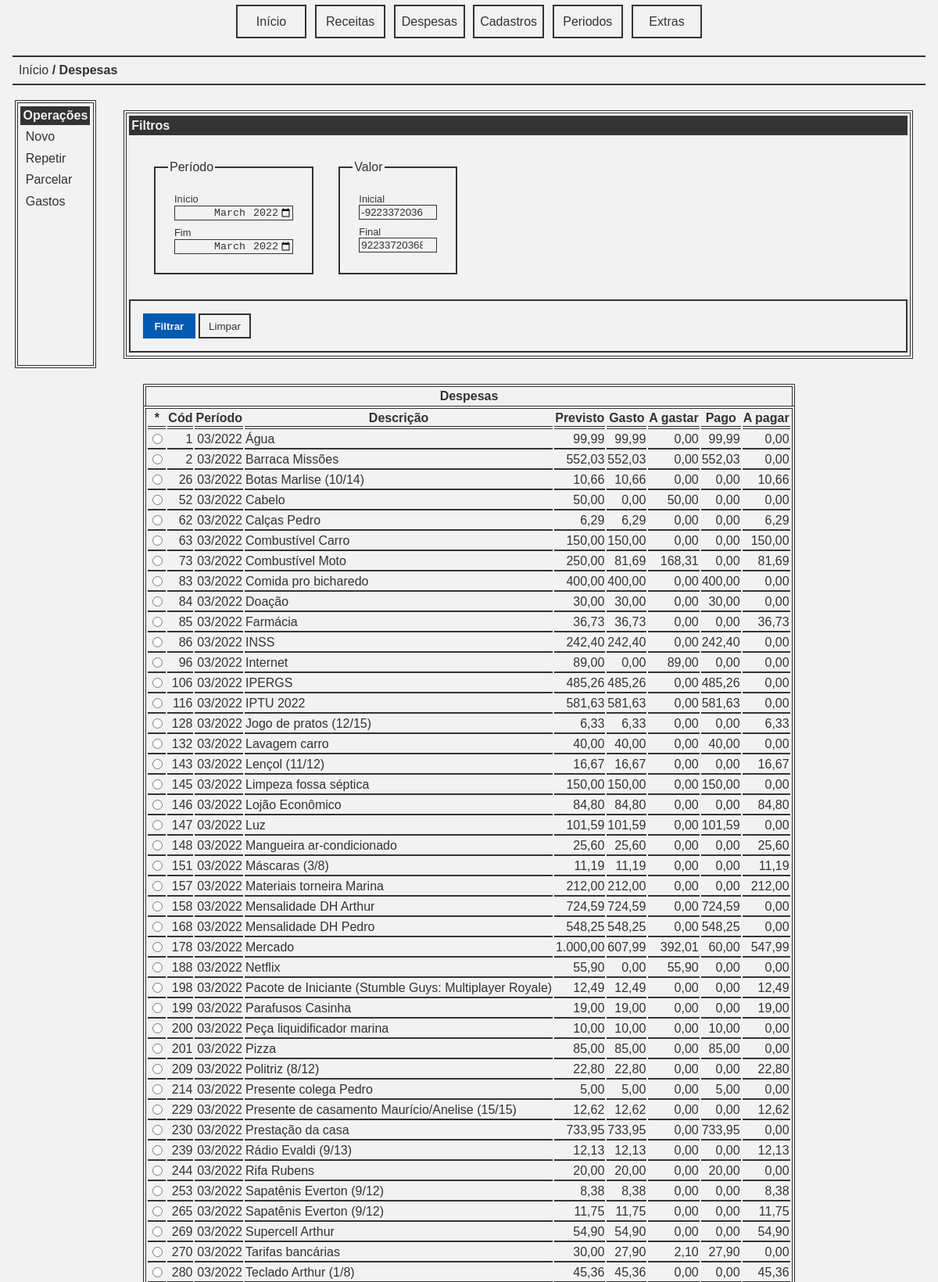
/despesas.php (upper part), run on the app's committed database.
### tables this page shows
CREATE TABLE IF NOT EXISTS `despesas` (
  `cod` int(11) NOT NULL AUTO_INCREMENT,
  `periodo` int(11) NOT NULL,
  `descricao` varchar(255) NOT NULL,
  `valor` decimal(10,2) NOT NULL,
  PRIMARY KEY (`cod`)
);

### app/periodo.php (called while the page is built, shortened)
<?php
require_once '../app/despesa.php';
function periodo2int(string $periodo): int {
    $dt = date_create_from_format('Y-m', $periodo);
    return (int) $dt->format('Ym');
}
function int2periodo(int $periodo): string {
    $dt = date_create_from_format('Ym', $periodo);
    return $dt->format('Y-m');
}
function format_periodo(string $periodo): string {
    $dt = date_create_from_format('Y-m', $periodo);
    return $dt->format('m/Y');
}

### app/despesa.php (called while the page is built, shortened)
<?php
require_once 'periodo.php';
function despesas_listar(string $periodoInicial, string $periodoFinal, string $descricao, float $valorInicial, float $valorFinal): array {
    $dbh = connect();
    $stmt = $dbh->prepare('SELECT * FROM despesas WHERE (periodo BETWEEN :periodoInicial AND :periodoFinal) AND (descricao LIKE :descricao) AND (valor BETWEEN :valorInicial AND :valorFinal);');
    $data = [
        ':periodoInicial' => periodo2int($periodoInicial),
        ':periodoFinal' => periodo2int($periodoFinal),
        ':descricao' => $descricao,
        ':valorInicial' => $valorInicial,
        ':valorFinal' => $valorFinal
    ];
    if ($stmt->execute($data) === false) {
        trigger_error("Falha ao buscar as despesas.", E_USER_ERROR);
    }
    return $stmt->fetchAll();
}
function total_gasto(int $despesa): float {
    $dbh = connect();
    $stmt = $dbh->prepare('SELECT SUM(valor) AS total FROM gastos WHERE despesa = :despesa;');
    $data = [
        ':despesa' => $despesa
    ];
    if ($stmt->execute($data) === false) {
        trigger_error("Falha ao buscar os gastos da despesa [$despesa].", E_USER_ERROR);
    }
    $data = $stmt->fetch();
    return round($data['total'], 2);
}
function total_pago(int $despesa): float {
    $dbh = connect();
    $stmt = $dbh->prepare('SELECT SUM(valor) AS total FROM gastos WHERE despesa = :despesa AND pagoem NOT LIKE "0000-00-00";');
    $data = [
        ':despesa' => $despesa
    ];
    if ($stmt->execute($data) === false) {
        trigger_error("Falha ao buscar os gastos pagos da despesa [$despesa].", E_USER_ERROR);
    }
    $data = $stmt->fetch();
    return round($data['total'], 2);
}

### app/valor.php (called while the page is built, shortened)
<?php
function currency(float $valor): string {
    $num = number_format($valor, 2, ',', '.');
    return $num;
}

### public/despesas.php (the view, shortened to what this page needs)
<?php
require '../tpl/pageh.php';
require_once '../app/despesa.php';
require_once '../app/periodo.php';
require_once '../app/valor.php';
$periodoInicial = $_GET['periodoInicial'] ?? date('Y-m');
$periodoFinal = $_GET['periodoFinal'] ?? date('Y-m');
$descricao = $_GET['descricao'] ?? '%';
$valorInicial = $_GET['valorInicial'] ?? PHP_INT_MIN;
$valorFinal = $_GET['valorFinal'] ?? PHP_INT_MAX;
$despesas = despesas_listar($periodoInicial, $periodoFinal, $descricao, $valorInicial, $valorFinal);
?>
<nav class="breadcrumb">
    <a class="item" href="index.php">Início</a>
    <a class="item">Despesas</a>
</nav>
<div class="container" style="display: flex; flex-direction: row; justify-content: flex-start; align-items: stretch; align-content: stretch; gap: 1em; margin: 1em;">
    <aside class="menu">
        <header class="title">Operações</header>
        <a class="item" href="despesa_adicionar.php">Novo</a>
        <a class="item" href="despesa_repetir.php">Repetir</a>
        <a class="item" href="despesa_parcelar.php">Parcelar</a>
        <a class="item" href="gastos.php">Gastos</a>
    </aside>
    <aside style="flex-grow: 2;">
        <form method="GET" class="panel">
            <header class="title">Filtros</header>
            <div class="container" style="display: flex; flex-flow: row wrap;">
                <fieldset class="fields">
                    <legend>Período</legend>
                    <div class="field">
                        <label for="periodoInicial">Início</label>
                        <input type="month" id="periodoInicial" name="periodoInicial" value="<?= $periodoInicial; ?>">
                    </div>
                    <div class="field">
                        <label for="periodoFinal">Fim</label>
                        <input type="month" id="periodoFinal" name="periodoFinal" value="<?= $periodoFinal; ?>">
                    </div>
                </fieldset>
                <fieldset class="fields">
                    <legend>Valor</legend>
                    <div class="field">
                        <label for="valorInicial">Inicial</label>
                        <input type="number" id="valorInicial" name="valorInicial" value="<?= $valorInicial; ?>" step="0.01" style="width: 7em">
                    </div>
                    <div class="field">
                        <label for="valorFinal">Final</label>
                        <input type="number" id="valorFinal" name="valorFinal" value="<?= $valorFinal; ?>" step="0.01" style="width: 7em">
                    </div>
                </fieldset>
            </div>
            <footer class="buttons">
                <button class="button primary" type="submit">Filtrar</button>
                <button class="button" type="submit" formaction="despesas.php" formmethod="POST">Limpar</button>
            </footer>
        </form>
    </aside>
</div>
<div class="container" style="margin: 1em;">
    <table class="table" style="margin-left: auto; margin-right: auto;">
        <caption>Despesas</caption>
        <thead>
            <tr>
                <th>*</th>
                <th>Cód</th>
                <th>Período</th>
                <th>Descrição</th>
                <th>Previsto</th>
                <th>Gasto</th>
                <th>A gastar</th>
                <th>Pago</th>
                <th>A pagar</th>
            </tr>
        </thead>
        <tbody>
            <?php foreach ($despesas as $item): ?>
                <?php
                    $gasto = total_gasto($item['cod']);
                    $agastar = $item['valor'] - $gasto;
                    $pago = total_pago($item['cod']);
                    $apagar = $gasto - $pago;
                ?>
                <tr>
                    <td>
                        <input type="radio" name="despesa" form="processar_despesa" value="<?=$item['cod'];?>">
                    </td>
                    <td style="text-align: right"><?= $item['cod']; ?></td>
                    <td style="text-align: right"><?= format_periodo(int2periodo($item['periodo'])); ?></td>
                    <td>
                        <a href="despesa_detalhes.php?despesa=<?= $item['cod']; ?>"><?= $item['descricao']; ?></a>
                    </td>
                    <td style="text-align: right"><?= currency($item['valor']); ?></td>
                    <td style="text-align: right">
                        <?= currency($gasto);?>
                    </td>
                    <td style="text-align: right">
                        <a href="gastar.php?despesa=<?= $item['cod']; ?>"><?= currency($agastar);?></a>
                    </td>
                    <td style="text-align: right">
                        <?= currency($pago);?>
                    </td>
                    <td style="text-align: right">
                        <?= currency($apagar);?>
                    </td>
                </tr>
            <?php endforeach; ?>
        </tbody>
    </table>
</div>
<?php require '../tpl/pagef.php'; ?>

### public/assets/css/basic.css (style rules this page uses)
:root { --tc: #333333; --bgc: #f2f2f2; --dc: #0059b3; --dac: #0073e6; --ec: #990000; --eac: #b30000; --sc: #009900; --sac: #006600; --wc: #ff9900; --wac: #cc7a00; }
body { color: var(--tc); font-family: sans-serif; background-color: var(--bgc); padding: 0; margin: 0; }
a { text-decoration: none; color: var(--tc); font-style: normal; }
.item { font-style: normal; }
.container { margin: 1em; padding: 0; border: none; }
.menu { border: double 0.25em var(--tc); padding: 0.2em; margin: 0.2em; }
.menu > .item { display: block; margin: 0.2em; padding: 0.2em; }
.panel { border: double 0.25em var(--tc); padding: 0.2em; margin: 1em; }
.title { font-weight: bold; background-color: var(--tc); color: var(--bgc); margin: 0; margin-bottom: 0.2em; padding: 0.2em; }
.breadcrumb { margin: 1em; font-style: italic; border-top: solid 0.15em var(--tc); border-bottom: solid 0.15em var(--tc); padding: 0.5em; }
.breadcrumb > .item::before { content: " / "; }
.breadcrumb > .item:first-child::before { content: ""; }
.breadcrumb > .item:last-child { font-weight: bold; }
.fields { border: solid 0.15em var(--tc); padding: 1em; margin: 1em; }
.field { display: block; margin: 0.5em; }
.field > label { display: block; font-size: 0.8em; }
.field > input { border: solid 0.1em var(--tc); background-color: transparent; color: var(--tc); }
.field > input[type=number], .field > input[type=date], .field > input[type=month] { text-align: right; }
.buttons { border: solid 0.15em var(--tc); padding: 1em; }
.button { background: transparent; border: solid 0.15em var(--tc); padding: 0.5em; min-width: 5em; color: var(--tc); }
.button.primary { background-color: var(--dc); border: solid 0.15em var(--dc); color: var(--bgc); font-weight: bold; }
.table { border: double 0.25em var(--tc); margin: 0.2em; }
.table > tbody > tr > td { border-bottom: solid 0.15em var(--tc); }
.table > thead > tr > th, .table > tfoot > tr > th { font-weight: bold; }
.table > thead > tr > th, .table > thead > tr > td { border-bottom: double 0.25em var(--tc); }
.table > caption { border-top: double 0.25em var(--tc); border-left: double 0.25em var(--tc); border-right: double 0.25em var(--tc); font-weight: bold; padding: 0.2em; }

### data on the page
despesas: cod "1", periodo "03/2022", descricao "Água", valor "99,99", gasto "99,99", agastar "0,00", pago "99,99", apagar "0,00"
despesas: cod "2", periodo "03/2022", descricao "Barraca Missões", valor "552,03", gasto "552,03", agastar "0,00", pago "552,03", apagar "0,00"
despesas: cod "26", periodo "03/2022", descricao "Botas Marlise (10/14)", valor "10,66", gasto "10,66", agastar "0,00", pago "0,00", apagar "10,66"
despesas: cod "52", periodo "03/2022", descricao "Cabelo", valor "50,00", gasto "0,00", agastar "50,00", pago "0,00", apagar "0,00"
despesas: cod "62", periodo "03/2022", descricao "Calças Pedro", valor "6,29", gasto "6,29", agastar "0,00", pago "0,00", apagar "6,29"
despesas: cod "63", periodo "03/2022", descricao "Combustível Carro", valor "150,00", gasto "150,00", agastar "0,00", pago "0,00", apagar "150,00"
despesas: cod "73", periodo "03/2022", descricao "Combustível Moto", valor "250,00", gasto "81,69", agastar "168,31", pago "0,00", apagar "81,69"
despesas: cod "83", periodo "03/2022", descricao "Comida pro bicharedo", valor "400,00", gasto "400,00", agastar "0,00", pago "400,00", apagar "0,00"
despesas: cod "84", periodo "03/2022", descricao "Doação", valor "30,00", gasto "30,00", agastar "0,00", pago "30,00", apagar "0,00"
despesas: cod "85", periodo "03/2022", descricao "Farmácia", valor "36,73", gasto "36,73", agastar "0,00", pago "0,00", apagar "36,73"
despesas: cod "86", periodo "03/2022", descricao "INSS", valor "242,40", gasto "242,40", agastar "0,00", pago "242,40", apagar "0,00"
despesas: cod "96", periodo "03/2022", descricao "Internet", valor "89,00", gasto "0,00", agastar "89,00", pago "0,00", apagar "0,00"
despesas: cod "106", periodo "03/2022", descricao "IPERGS", valor "485,26", gasto "485,26", agastar "0,00", pago "485,26", apagar "0,00"
despesas: cod "116", periodo "03/2022", descricao "IPTU 2022", valor "581,63", gasto "581,63", agastar "0,00", pago "581,63", apagar "0,00"
despesas: cod "128", periodo "03/2022", descricao "Jogo de pratos (12/15)", valor "6,33", gasto "6,33", agastar "0,00", pago "0,00", apagar "6,33"
despesas: cod "132", periodo "03/2022", descricao "Lavagem carro", valor "40,00", gasto "40,00", agastar "0,00", pago "40,00", apagar "0,00"
despesas: cod "143", periodo "03/2022", descricao "Lençol (11/12)", valor "16,67", gasto "16,67", agastar "0,00", pago "0,00", apagar "16,67"
despesas: cod "145", periodo "03/2022", descricao "Limpeza fossa séptica", valor "150,00", gasto "150,00", agastar "0,00", pago "150,00", apagar "0,00"
despesas: cod "146", periodo "03/2022", descricao "Lojão Econômico", valor "84,80", gasto "84,80", agastar "0,00", pago "0,00", apagar "84,80"
despesas: cod "147", periodo "03/2022", descricao "Luz", valor "101,59", gasto "101,59", agastar "0,00", pago "101,59", apagar "0,00"
despesas: cod "148", periodo "03/2022", descricao "Mangueira ar-condicionado", valor "25,60", gasto "25,60", agastar "0,00", pago "0,00", apagar "25,60"
despesas: cod "151", periodo "03/2022", descricao "Máscaras (3/8)", valor "11,19", gasto "11,19", agastar "0,00", pago "0,00", apagar "11,19"
despesas: cod "157", periodo "03/2022", descricao "Materiais torneira Marina", valor "212,00", gasto "212,00", agastar "0,00", pago "0,00", apagar "212,00"
despesas: cod "158", periodo "03/2022", descricao "Mensalidade DH Arthur", valor "724,59", gasto "724,59", agastar "0,00", pago "724,59", apagar "0,00"
despesas: cod "168", periodo "03/2022", descricao "Mensalidade DH Pedro", valor "548,25", gasto "548,25", agastar "0,00", pago "548,25", apagar "0,00"
despesas: cod "178", periodo "03/2022", descricao "Mercado", valor "1.000,00", gasto "607,99", agastar "392,01", pago "60,00", apagar "547,99"
despesas: cod "188", periodo "03/2022", descricao "Netflix", valor "55,90", gasto "0,00", agastar "55,90", pago "0,00", apagar "0,00"
despesas: cod "198", periodo "03/2022", descricao "Pacote de Iniciante (Stumble Guys: Multiplayer Royale)", valor "12,49", gasto "12,49", agastar "0,00", pago "0,00", apagar "12,49"
despesas: cod "199", periodo "03/2022", descricao "Parafusos Casinha", valor "19,00", gasto "19,00", agastar "0,00", pago "0,00", apagar "19,00"
despesas: cod "200", periodo "03/2022", descricao "Peça liquidificador marina", valor "10,00", gasto "10,00", agastar "0,00", pago "10,00", apagar "0,00"
despesas: cod "201", periodo "03/2022", descricao "Pizza", valor "85,00", gasto "85,00", agastar "0,00", pago "85,00", apagar "0,00"
despesas: cod "209", periodo "03/2022", descricao "Politriz (8/12)", valor "22,80", gasto "22,80", agastar "0,00", pago "0,00", apagar "22,80"
despesas: cod "214", periodo "03/2022", descricao "Presente colega Pedro", valor "5,00", gasto "5,00", agastar "0,00", pago "5,00", apagar "0,00"
despesas: cod "229", periodo "03/2022", descricao "Presente de casamento Maurício/Anelise (15/15)", valor "12,62", gasto "12,62", agastar "0,00", pago "0,00", apagar "12,62"
despesas: cod "230", periodo "03/2022", descricao "Prestação da casa", valor "733,95", gasto "733,95", agastar "0,00", pago "733,95", apagar "0,00"
despesas: cod "239", periodo "03/2022", descricao "Rádio Evaldi (9/13)", valor "12,13", gasto "12,13", agastar "0,00", pago "0,00", apagar "12,13"
despesas: cod "244", periodo "03/2022", descricao "Rifa Rubens", valor "20,00", gasto "20,00", agastar "0,00", pago "20,00", apagar "0,00"
despesas: cod "253", periodo "03/2022", descricao "Sapatênis Everton (9/12)", valor "8,38", gasto "8,38", agastar "0,00", pago "0,00", apagar "8,38"
despesas: cod "265", periodo "03/2022", descricao "Sapatênis Everton (9/12)", valor "11,75", gasto "11,75", agastar "0,00", pago "0,00", apagar "11,75"
despesas: cod "269", periodo "03/2022", descricao "Supercell Arthur", valor "54,90", gasto "54,90", agastar "0,00", pago "0,00", apagar "54,90"
despesas: cod "270", periodo "03/2022", descricao "Tarifas bancárias", valor "30,00", gasto "27,90", agastar "2,10", pago "27,90", apagar "0,00"
despesas: cod "280", periodo "03/2022", descricao "Teclado Arthur (1/8)", valor "45,36", gasto "45,36", agastar "0,00", pago "0,00", apagar "45,36"
